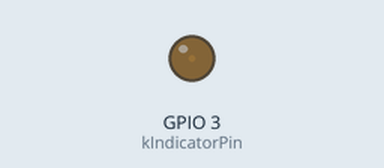
This sketch was run on a simulated Seeed XIAO ESP32-C3. On the bench: output pins drawn as LEDs (lit = HIGH).

Above: at 0.05 s.
At 1.8 s:
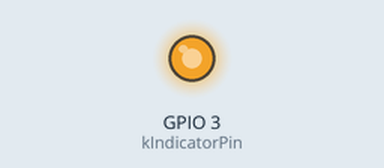
At 2.7 s:
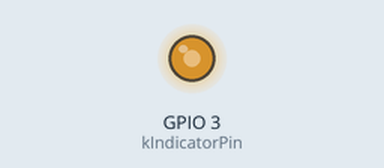
At 3.6 s:
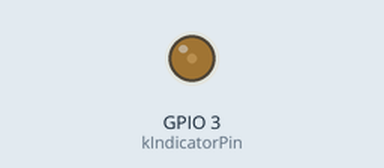
Timing chart, 0 to 9.2 s (numbered marks = the images above):
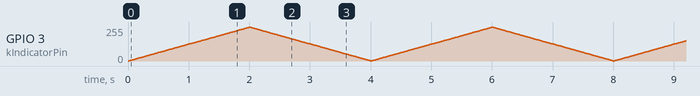

The sketch:

BoardBaseline.ino
```cpp
// Farm Sense board baseline: D1 indicator slow fade.
// Target: Seeed Studio XIAO ESP32-C3.

#include <Arduino.h>

namespace {
constexpr uint8_t kIndicatorPin = D1;
constexpr uint32_t kPwmFrequencyHz = 5'000;
constexpr uint8_t kPwmResolutionBits = 8;
constexpr uint32_t kFadeHalfCycleMs = 2'000;
constexpr uint32_t kFadeCycleMs = kFadeHalfCycleMs * 2;
constexpr uint32_t kUpdateIntervalMs = 10;
constexpr uint32_t kMaxDuty = (1UL << kPwmResolutionBits) - 1;

uint32_t lastUpdateMs = 0;

uint32_t fadeDuty(const uint32_t nowMs) {
  const uint32_t positionMs = nowMs % kFadeCycleMs;
  if (positionMs < kFadeHalfCycleMs) {
    return map(positionMs, 0, kFadeHalfCycleMs, 0, kMaxDuty);
  }
  return map(positionMs, kFadeHalfCycleMs, kFadeCycleMs, kMaxDuty, 0);
}
}  // namespace

void setup() {
  ledcAttach(kIndicatorPin, kPwmFrequencyHz, kPwmResolutionBits);
  ledcWrite(kIndicatorPin, 0);
}

void loop() {
  const uint32_t nowMs = millis();
  if (nowMs - lastUpdateMs < kUpdateIntervalMs) {
    return;
  }

  lastUpdateMs = nowMs;
  ledcWrite(kIndicatorPin, fadeDuty(nowMs));
}
```
